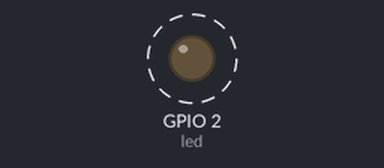
Simulated run of this program. Board: ESP32 board running MicroPython. Parts: output pins drawn as LEDs (lit = HIGH). Dashed ring = blinking.

Above: at 0.5 s.
Timing chart, 0 to 4.6 s (numbered marks = the images above):
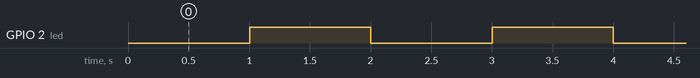

Measured:
- by itself, GPIO 2 (led): alternates HIGH for 1.0 s and LOW for 1.0 s

The program:

main.py
```python
from machine import Pin, Timer
import time

led = Pin(2, Pin.OUT)
timer = Timer(0)
toggle = 1


def blink(timer):
    global toggle
    if toggle == 1:
        led.value(0)
        toggle = 0
    else:
        led.value(1)
        toggle = 1
    time.sleep(1)

timer.init(period=2, mode=Timer.PERIODIC, callback=blink)
```
